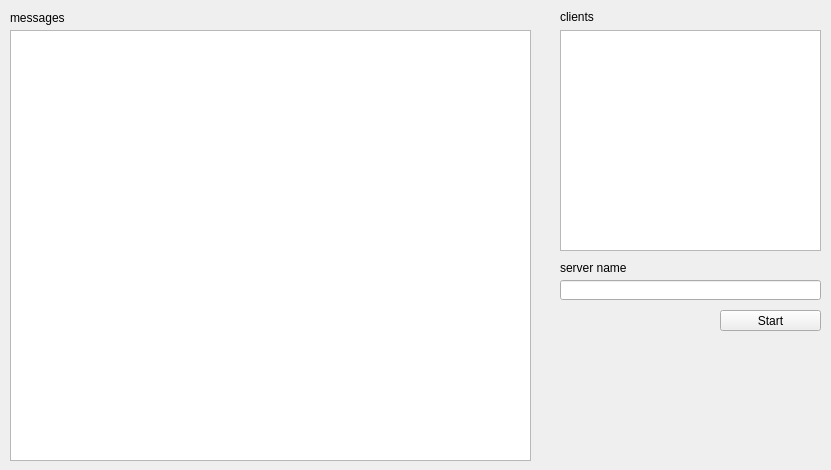
<?xml version="1.0" encoding="UTF-8"?>
<ui version="4.0">
 <class>MainWindow</class>
 <widget class="QMainWindow" name="MainWindow">
  <property name="geometry">
   <rect>
    <x>0</x>
    <y>0</y>
    <width>831</width>
    <height>470</height>
   </rect>
  </property>
  <property name="windowTitle">
   <string>MainWindow</string>
  </property>
  <widget class="QWidget" name="centralwidget">
   <widget class="QPushButton" name="serverButton">
    <property name="geometry">
     <rect>
      <x>720</x>
      <y>310</y>
      <width>101</width>
      <height>21</height>
     </rect>
    </property>
    <property name="text">
     <string>Start</string>
    </property>
   </widget>
   <widget class="QListWidget" name="clients">
    <property name="geometry">
     <rect>
      <x>10</x>
      <y>30</y>
      <width>521</width>
      <height>431</height>
     </rect>
    </property>
   </widget>
   <widget class="QLineEdit" name="serverName">
    <property name="geometry">
     <rect>
      <x>560</x>
      <y>280</y>
      <width>261</width>
      <height>20</height>
     </rect>
    </property>
   </widget>
   <widget class="QListWidget" name="listWidget">
    <property name="geometry">
     <rect>
      <x>560</x>
      <y>30</y>
      <width>261</width>
      <height>221</height>
     </rect>
    </property>
   </widget>
   <widget class="QLabel" name="label">
    <property name="geometry">
     <rect>
      <x>560</x>
      <y>260</y>
      <width>101</width>
      <height>16</height>
     </rect>
    </property>
    <property name="text">
     <string>server name</string>
    </property>
   </widget>
   <widget class="QLabel" name="label_2">
    <property name="geometry">
     <rect>
      <x>560</x>
      <y>10</y>
      <width>47</width>
      <height>13</height>
     </rect>
    </property>
    <property name="text">
     <string>clients</string>
    </property>
   </widget>
   <widget class="QLabel" name="label_3">
    <property name="geometry">
     <rect>
      <x>10</x>
      <y>10</y>
      <width>61</width>
      <height>16</height>
     </rect>
    </property>
    <property name="text">
     <string>messages</string>
    </property>
   </widget>
  </widget>
 </widget>
 <resources/>
 <connections/>
</ui>
